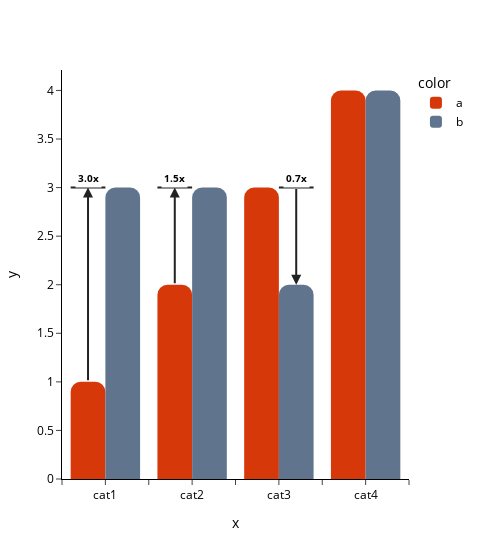

Notebook code cell kept with this figure:
### Code cell
p = Plotter(slide_layout="slide_50%")
p.express(
    type="bar",
    x=["cat1", "cat1", "cat2", "cat2", "cat3", "cat3", "cat4", "cat4"],
    y=[1, 3, 2, 3, 3, 2, 4, 4],
    color=["a", "b", "a", "b", "a", "b", "a", "b"],
    barmode="group"
)
p.callout.add_line_differences(
    primary_trace_name="b",
    secondary_trace_name="a",
    text_type="ratio",
    text_format=".1f",
    y_offset=0.1
)
p.show()

### Figure 1 — Plotly figure (JSON) as saved in the notebook; plotly's stock layout.template omitted (floating-point values rounded to 4 significant figures)
{"data": [{"alignmentgroup": "True", "hovertemplate": "color=a<br>x=%{x}<br>y=%{y}<extra></extra>", "legendgroup": "a", "marker": {"color": "#D73809", "pattern": {"shape": ""}}, "name": "a", "offsetgroup": "a", "orientation": "v", "showlegend": true, "textposition": "auto", "type": "bar", "x": ["cat1", "cat2", "cat3", "cat4"], "xaxis": "x", "y": [1, 2, 3, 4], "yaxis": "y"}, {"alignmentgroup": "True", "hovertemplate": "color=b<br>x=%{x}<br>y=%{y}<extra></extra>", "legendgroup": "b", "marker": {"color": "#60748D", "pattern": {"shape": ""}}, "name": "b", "offsetgroup": "b", "orientation": "v", "showlegend": true, "textposition": "auto", "type": "bar", "x": ["cat1", "cat2", "cat3", "cat4"], "xaxis": "x", "y": [3, 3, 2, 4], "yaxis": "y"}], "layout": {"annotations": [{"arrowcolor": "#222222", "arrowhead": 2, "arrowsize": 1, "arrowwidth": 2, "ax": 0.3, "axref": "x2", "ay": 1, "ayref": "y", "bgcolor": "rgba(0,0,0,0)", "showarrow": true, "text": "", "x": 0.3, "xref": "x2", "y": 3, "yref": "y"}, {"bgcolor": "#ffffff", "borderpad": 2, "font": {"color": "#000000", "size": 10}, "showarrow": false, "text": "<b>3.0x</b>", "x": 0.3, "xref": "x2", "y": 3.1}, {"arrowcolor": "#222222", "arrowhead": 2, "arrowsize": 1, "arrowwidth": 2, "ax": 1.3, "axref": "x2", "ay": 2, "ayref": "y", "bgcolor": "rgba(0,0,0,0)", "showarrow": true, "text": "", "x": 1.3, "xref": "x2", "y": 3, "yref": "y"}, {"bgcolor": "#ffffff", "borderpad": 2, "font": {"color": "#000000", "size": 10}, "showarrow": false, "text": "<b>1.5x</b>", "x": 1.3, "xref": "x2", "y": 3.1}, {"arrowcolor": "#222222", "arrowhead": 2, "arrowsize": 1, "arrowwidth": 2, "ax": 2.7, "axref": "x2", "ay": 3, "ayref": "y", "bgcolor": "rgba(0,0,0,0)", "showarrow": true, "text": "", "x": 2.7, "xref": "x2", "y": 2, "yref": "y"}, {"bgcolor": "#ffffff", "borderpad": 2, "font": {"color": "#000000", "size": 10}, "showarrow": false, "text": "<b>0.7x</b>", "x": 2.7, "xref": "x2", "y": 3.1}], "barmode": "group", "height": 540, "legend": {"title": {"text": "color"}, "tracegroupgap": 0}, "shapes": [{"line": {"color": "#222222", "width": 2}, "type": "line", "x0": 0.1, "x1": 0.5, "xref": "x2", "y0": 3, "y1": 3}, {"line": {"color": "#222222", "width": 2}, "type": "line", "x0": 1.1, "x1": 1.5, "xref": "x2", "y0": 3, "y1": 3}, {"line": {"color": "#222222", "width": 2}, "type": "line", "x0": 2.9, "x1": 2.5, "xref": "x2", "y0": 3, "y1": 3}], "width": 480, "xaxis": {"anchor": "y", "domain": [0, 1], "title": {"text": "x"}}, "xaxis2": {"overlaying": "x", "range": [0, 4], "showticklabels": false}, "yaxis": {"anchor": "x", "domain": [0, 1], "title": {"text": "y"}}}}
